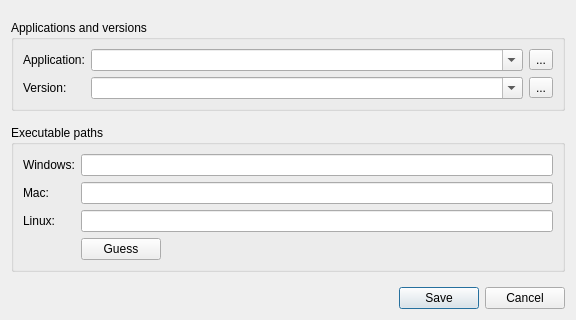
<?xml version="1.0" encoding="UTF-8"?>
<ui version="4.0">
 <class>Dialog</class>
 <widget class="QDialog" name="Dialog">
  <property name="geometry">
   <rect>
    <x>0</x>
    <y>0</y>
    <width>576</width>
    <height>320</height>
   </rect>
  </property>
  <property name="windowTitle">
   <string>Edit Application Paths</string>
  </property>
  <property name="modal">
   <bool>true</bool>
  </property>
  <layout class="QVBoxLayout" name="verticalLayout">
   <item>
    <spacer name="verticalSpacer_3">
     <property name="orientation">
      <enum>Qt::Vertical</enum>
     </property>
     <property name="sizeHint" stdset="0">
      <size>
       <width>20</width>
       <height>40</height>
      </size>
     </property>
    </spacer>
   </item>
   <item>
    <widget class="QGroupBox" name="appVer_groupBox">
     <property name="sizePolicy">
      <sizepolicy hsizetype="Preferred" vsizetype="Maximum">
       <horstretch>0</horstretch>
       <verstretch>0</verstretch>
      </sizepolicy>
     </property>
     <property name="title">
      <string>Applications and versions</string>
     </property>
     <layout class="QFormLayout" name="formLayout_10">
      <property name="fieldGrowthPolicy">
       <enum>QFormLayout::ExpandingFieldsGrow</enum>
      </property>
      <item row="0" column="0">
       <widget class="QLabel" name="appName_label">
        <property name="text">
         <string>Application:</string>
        </property>
       </widget>
      </item>
      <item row="0" column="1">
       <layout class="QHBoxLayout" name="appName_horizontalLayout">
        <item>
         <widget class="QComboBox" name="appName_comboBox">
          <property name="sizePolicy">
           <sizepolicy hsizetype="Expanding" vsizetype="Fixed">
            <horstretch>0</horstretch>
            <verstretch>0</verstretch>
           </sizepolicy>
          </property>
          <property name="toolTip">
           <string>Select an application, or add a new application by typing a new name and pressing Enter</string>
          </property>
          <property name="editable">
           <bool>true</bool>
          </property>
          <property name="mandatoryField" stdset="0">
           <bool>false</bool>
          </property>
         </widget>
        </item>
        <item>
         <widget class="QToolButton" name="appNameDel_toolButton">
          <property name="toolTip">
           <string>Remove this application</string>
          </property>
          <property name="text">
           <string>...</string>
          </property>
          <property name="icon">
           <iconset resource="../../ui/rsc.qrc">
            <normaloff>:/rsc/rsc/icon_delete.png</normaloff>
            <disabledoff>:/rsc/rsc/icon_delete_disabled.png</disabledoff>:/rsc/rsc/icon_delete.png</iconset>
          </property>
          <property name="iconSize">
           <size>
            <width>15</width>
            <height>15</height>
           </size>
          </property>
         </widget>
        </item>
       </layout>
      </item>
      <item row="1" column="0">
       <widget class="QLabel" name="appVer_label">
        <property name="text">
         <string>Version:</string>
        </property>
       </widget>
      </item>
      <item row="1" column="1">
       <layout class="QHBoxLayout" name="appVer_horizontalLayout">
        <item>
         <widget class="QComboBox" name="appVer_comboBox">
          <property name="sizePolicy">
           <sizepolicy hsizetype="Expanding" vsizetype="Fixed">
            <horstretch>0</horstretch>
            <verstretch>0</verstretch>
           </sizepolicy>
          </property>
          <property name="toolTip">
           <string>Select a version for this application, or add a new version by typing a new name and pressing Enter</string>
          </property>
          <property name="editable">
           <bool>true</bool>
          </property>
          <property name="mandatoryField" stdset="0">
           <bool>false</bool>
          </property>
         </widget>
        </item>
        <item>
         <widget class="QToolButton" name="appVerDel_toolButton">
          <property name="toolTip">
           <string>Remove this version of the application</string>
          </property>
          <property name="text">
           <string>...</string>
          </property>
          <property name="icon">
           <iconset resource="../../ui/rsc.qrc">
            <normaloff>:/rsc/rsc/icon_delete.png</normaloff>
            <disabledoff>:/rsc/rsc/icon_delete_disabled.png</disabledoff>:/rsc/rsc/icon_delete.png</iconset>
          </property>
          <property name="iconSize">
           <size>
            <width>15</width>
            <height>15</height>
           </size>
          </property>
         </widget>
        </item>
       </layout>
      </item>
     </layout>
    </widget>
   </item>
   <item>
    <spacer name="verticalSpacer_2">
     <property name="orientation">
      <enum>Qt::Vertical</enum>
     </property>
     <property name="sizeHint" stdset="0">
      <size>
       <width>20</width>
       <height>40</height>
      </size>
     </property>
    </spacer>
   </item>
   <item>
    <widget class="QGroupBox" name="execPaths_groupBox">
     <property name="sizePolicy">
      <sizepolicy hsizetype="Preferred" vsizetype="Maximum">
       <horstretch>0</horstretch>
       <verstretch>0</verstretch>
      </sizepolicy>
     </property>
     <property name="title">
      <string>Executable paths</string>
     </property>
     <layout class="QFormLayout" name="formLayout_9">
      <property name="fieldGrowthPolicy">
       <enum>QFormLayout::ExpandingFieldsGrow</enum>
      </property>
      <item row="1" column="0">
       <widget class="QLabel" name="osxPath_label">
        <property name="text">
         <string>Mac:</string>
        </property>
       </widget>
      </item>
      <item row="1" column="1">
       <layout class="QHBoxLayout" name="osxPath_horizontalLayout">
        <item>
         <widget class="QLineEdit" name="osxPath_lineEdit"/>
        </item>
       </layout>
      </item>
      <item row="2" column="0">
       <widget class="QLabel" name="linuxPath_label">
        <property name="text">
         <string>Linux:</string>
        </property>
       </widget>
      </item>
      <item row="2" column="1">
       <layout class="QHBoxLayout" name="linuxPath_horizontalLayout">
        <item>
         <widget class="QLineEdit" name="linuxPath_lineEdit"/>
        </item>
       </layout>
      </item>
      <item row="4" column="1">
       <layout class="QHBoxLayout" name="appPaths_horizontalLayout">
        <item>
         <widget class="QPushButton" name="guess_pushButton">
          <property name="toolTip">
           <string>Try to guess the executable paths based on the template</string>
          </property>
          <property name="text">
           <string>Guess</string>
          </property>
         </widget>
        </item>
       </layout>
      </item>
      <item row="0" column="0">
       <widget class="QLabel" name="winPath_label">
        <property name="text">
         <string>Windows:</string>
        </property>
       </widget>
      </item>
      <item row="0" column="1">
       <layout class="QHBoxLayout" name="winPath_horizontalLayout">
        <item>
         <widget class="QLineEdit" name="winPath_lineEdit"/>
        </item>
       </layout>
      </item>
     </layout>
    </widget>
   </item>
   <item>
    <spacer name="verticalSpacer_1">
     <property name="orientation">
      <enum>Qt::Vertical</enum>
     </property>
     <property name="sizeHint" stdset="0">
      <size>
       <width>20</width>
       <height>40</height>
      </size>
     </property>
    </spacer>
   </item>
   <item>
    <widget class="QDialogButtonBox" name="appPaths_buttonBox">
     <property name="standardButtons">
      <set>QDialogButtonBox::Cancel|QDialogButtonBox::Save</set>
     </property>
    </widget>
   </item>
  </layout>
 </widget>
 <resources>
  <include location="../../ui/rsc.qrc"/>
 </resources>
 <connections/>
</ui>
